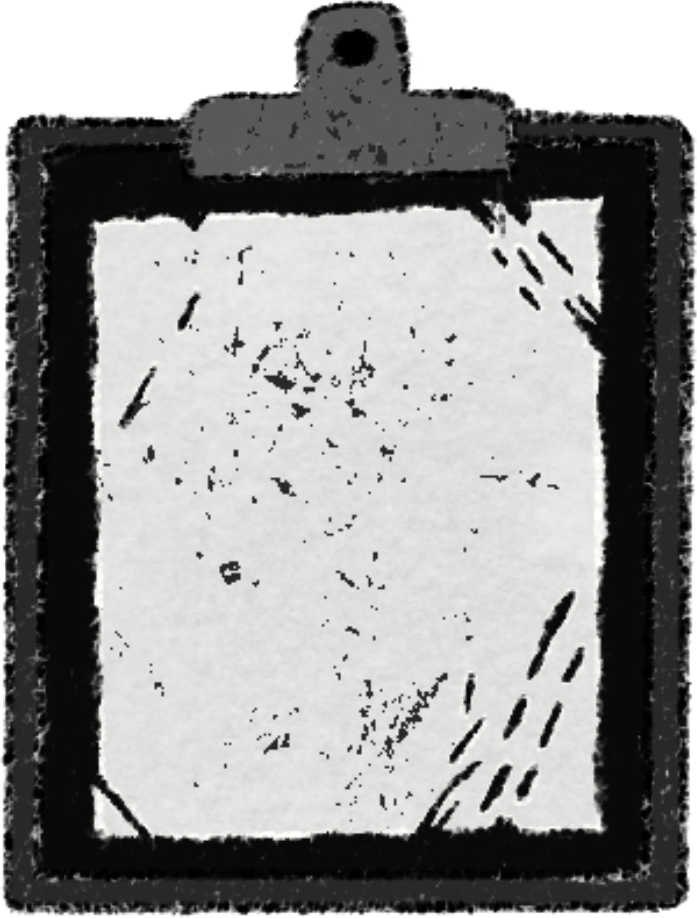
#> input picture Assets/_Project/Resources/Art/Environment/Props/prop_clipboard.png, 697 x 918 px, given in place of HALLWAY W_O LIGHTS.png, which was not available
$ python prep_environment_art.py
#> lines starting #> are read from the running program, lines starting #| are printed output that depends on the picture
#!/usr/bin/env python3
"""Prepare the hallway, room and prop art for the game.

Source: Art/UI and Design Assets   Destination: Assets/_Project/Resources/Art/Environment
  Hallway/  bg_hallway_unlit   the painted corridor, 30 units wide, exported 3240 x 1080 (1:1 on a 1080p screen, 108 px per unit)
  Rooms/    bg_classroom_1, bg_classroom_2, bg_comfort_room   1920 x 1080 backdrops (CR-2 flips the same picture)
  Props/    doors, the clock and the token, cut to the visible art (names are the game's keys)
  Inspect/  inspect_*   close ups shown beside the text when a clue is inspected
Everything is a PNG named by its key (docs/ART-NAMING.md). Re-run whenever the source art changes,
then run python Tools/generate_meta.py for any new files.
"""
import os
from PIL import Image

ROOT = os.path.dirname(os.path.dirname(os.path.abspath(__file__)))
SRC = os.path.join(ROOT, "Art", "UI and Design Assets")
DST = os.path.join(ROOT, "Assets", "_Project", "Resources", "Art", "Environment")

# source file (relative to SRC) -> key, for the pieces cut to their visible art
PROPS = [
    ("Hallway/CLASSROOM DOOR_1.png", "prop_door_classroom_1"),
    ("Hallway/CLASSROOM DOOR_2.png", "prop_door_classroom_2"),
    ("Hallway/MAP DOOR_MAPVIEW.png", "prop_door_comfort"),
    ("Hallway/PROP_SECURITY DOOR.png", "prop_door_security"),
    ("Hallway/PROP_SERVER DOOR.png", "prop_server_door"),
    ("Hallway/PROP CLOCK.png", "prop_clock"),
    ("Hallway/TOKEN.png", "token"),
    ("Hallway/CLIPBOARD_RESERVED.png", "prop_clipboard"),
]
INSPECT = [
    ("Hallway/PROP NOTICE BOARD.png", "inspect_noticeboard"),
    ("Hallway/PROP_PHOTOFRAME.png", "inspect_photoframe"),
    ("Hallway/PROP CLOCK.png", "inspect_clock"),
    ("Hallway/PROP_LIGHT FIXTURE_BULB.png", "inspect_light_bulb"),
    ("Hallway/CLIPBOARD_RESERVED.png", "inspect_clipboard"),
    ("Hallway/PROP_SERVER DOOR.png", "inspect_server_door"),
    ("Hallway/HALLWAY LOCKER_1.png", "inspect_lockers"),
    ("Hallway/HALLWAY LOCKER_2.png", "inspect_lockers_open"),
]
INSPECT_MAX = 512   # close ups are small pictures beside the text


def out(folder, key):
    path = os.path.join(DST, folder)
    os.makedirs(path, exist_ok=True)
    return os.path.join(path, key + ".png")


def cut(rel):
    im = Image.open(os.path.join(SRC, rel)).convert("RGBA")
    return im.crop(im.split()[3].point(lambda v: 255 if v > 8 else 0).getbbox())


def main():
    im = Image.open(os.path.join(SRC, "Hallway/HALLWAY W_O LIGHTS.png")).convert("RGB")
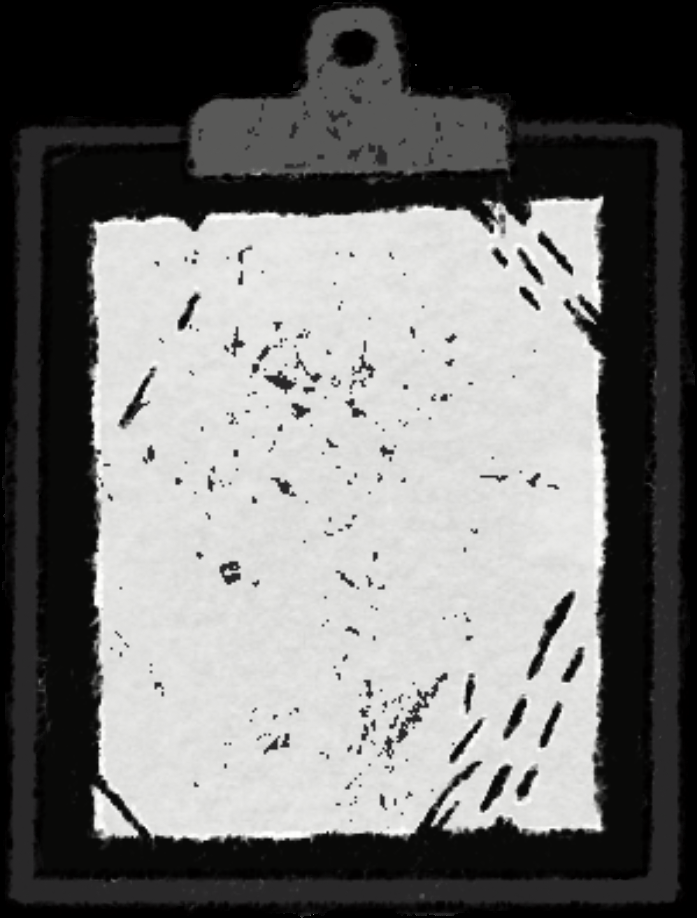
#> im: PIL image 697x918 RGB; mean R, G, B 116.2, 116, 115.1
    im.resize((3240, 1080), Image.LANCZOS).save(out("Hallway", "bg_hallway_unlit"), optimize=True)
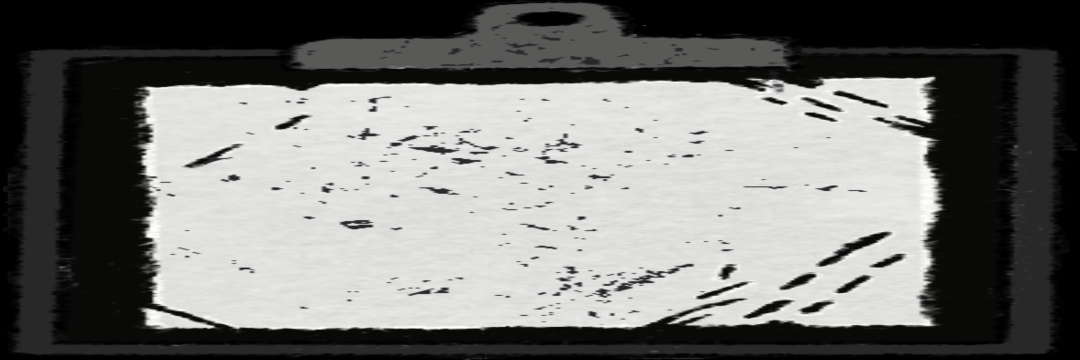
#> saved as bg_hallway_unlit.png: PIL image 3240x1080 RGB (shown at 1/3 size); mean R, G, B 116.2, 116, 115.1
    for rel, key in (("Rooms/Classroom_BG1.jpg", "bg_classroom_1"), ("Rooms/Classroom_BG2.jpg", "bg_classroom_2"),
                     ("Comfort Room/Bathroom 2.png", "bg_comfort_room")):
        Image.open(os.path.join(SRC, rel)).convert("RGB").save(out("Rooms", key), optimize=True)
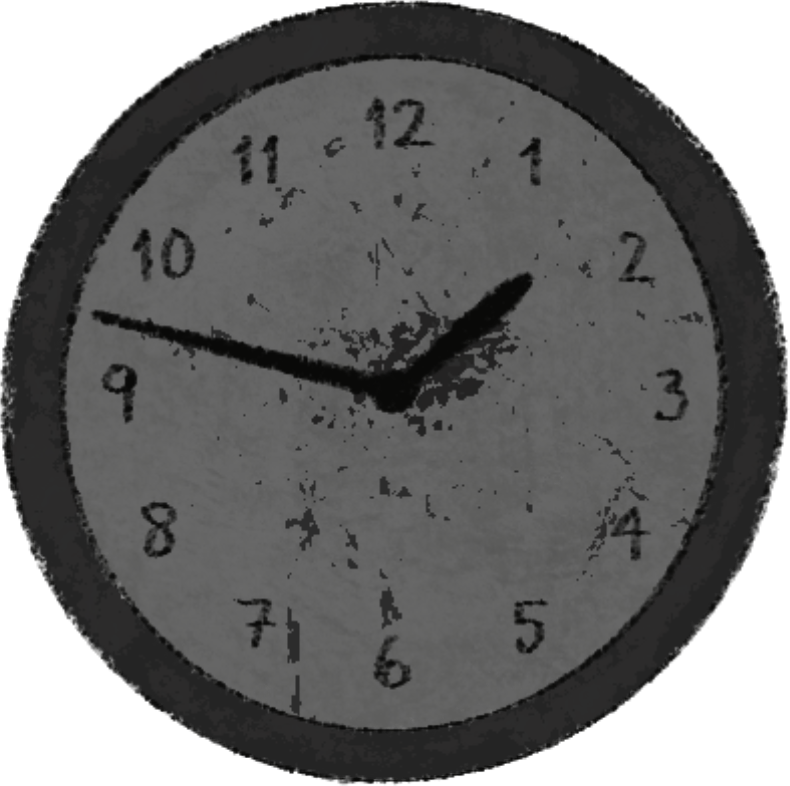
#> input picture Assets/_Project/Resources/Art/Environment/Props/prop_clock.png, 790 x 786 px, given in place of Classroom_BG1.jpg, which was not available
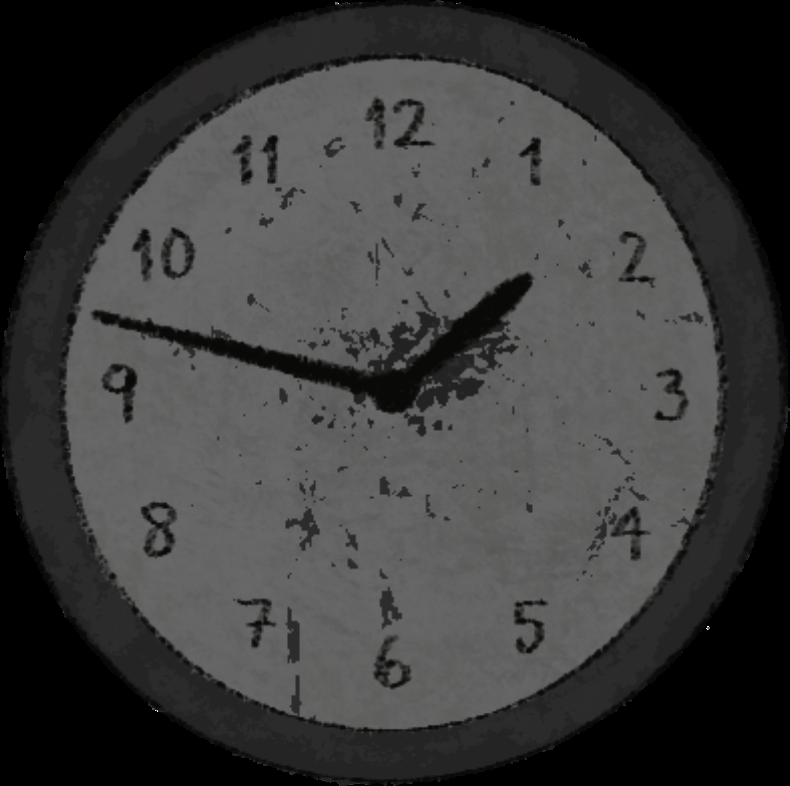
#> saved as bg_classroom_1.png: PIL image 790x786 RGB; mean R, G, B 59.5, 59.4, 59.1
    for rel, key in PROPS:
        cut(rel).save(out("Props", key), optimize=True)
    for rel, key in INSPECT:
        im = cut(rel)
        im.thumbnail((INSPECT_MAX, INSPECT_MAX), Image.LANCZOS)
        im.save(out("Inspect", key), optimize=True)


if __name__ == "__main__":
#> (the run stopped early here; a loop or call above may not have finished)
